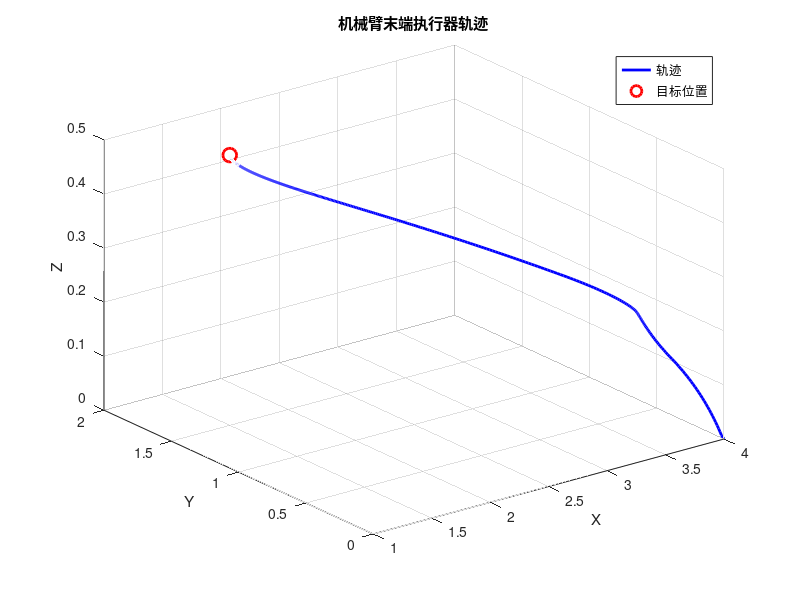

Write MATLAB code to recreate this figure.
% 机械臂微分运动学控制代码
clc;
clear;
% 机械臂参数
L1 = 1; % 第一段臂长
L2 = 1; % 第二段臂长
L3 = 1; % 第三段臂长
L4 = 1; % 第四段臂长

% 关节速度限制

vlimit = [1,1,1,1];

% PID控制器参数
Kp = 1;
Ki = 0;
Kd = 0;

% 初始关节角度
theta = [0; 0; 0; 0];

% 目标末端执行器位置和姿态
x_desired = 1.5;
y_desired = 1.5;
z_desired = 0.5;
roll_desired = 0;
yaw_desired = 0;
pitch_desired = 0;

% 初始误差积分
integral_error = [0; 0; 0];
prev_error = [0; 0; 0];

% 时间步长和仿真时间
dt = 0.01;
t_end = 10;
t = 0:dt:t_end;

% 初始化存储变量
x_traj = zeros(length(t), 1);
y_traj = zeros(length(t), 1);
z_traj = zeros(length(t), 1);
theta_traj = zeros(length(t), 4);

% 主循环
for i = 1:length(t)
    % 当前末端执行器位置
    x_current = L1*cos(theta(1)) + L2*cos(theta(1)+theta(2)) + (L3+ L4*cos(theta(4)))*cos(theta(1)+theta(2)+theta(3));
    y_current = L1*sin(theta(1)) + L2*sin(theta(1)+theta(2)) + (L3+ L4*cos(theta(4)))*sin(theta(1)+theta(2)+theta(3));
    z_current = L4*sin(theta(4)); 
    
    % 计算误差
    error = [x_desired - x_current; y_desired - y_current; z_desired - z_current];
    
    % PID控制
    integral_error = integral_error + error * dt;
    derivative_error = (error - prev_error) / dt;
    prev_error = error;
    
    % 计算期望速度
    v_desired = Kp * error + Ki * integral_error + Kd * derivative_error;
    
    % 计算雅可比矩阵
    J = [-L1*sin(theta(1)) - L2*sin(theta(1)+theta(2)) - L3*sin(theta(1)+theta(2)+theta(3)), ...
         -L2*sin(theta(1)+theta(2)) - L3*sin(theta(1)+theta(2)+theta(3)), ...
         -(L3+ L4*cos(theta(4)))*sin(theta(1)+theta(2)+theta(3)),...
         -L4*sin(theta(4))*cos(theta(1)+theta(2)+theta(3));
         L1*cos(theta(1)) + L2*cos(theta(1)+theta(2)) + L3*cos(theta(1)+theta(2)+theta(3)), ...
         L2*cos(theta(1)+theta(2)) + L3*cos(theta(1)+theta(2)+theta(3)), ...
         (L3+ L4*cos(theta(4)))*cos(theta(1)+theta(2)+theta(3)),...
         -L4*sin(theta(4))*sin(theta(1)+theta(2)+theta(3));
         0, 0, 0, L4*cos(theta(4))];
    
    % 计算关节速度
    theta_dot = pinv(J) * v_desired;

    for j=1:4
        theta_dot(j) = max(min(theta_dot(j),vlimit(j)),-vlimit(j));
    end
    
    % 更新关节角度
    theta = theta + theta_dot * dt;
    
    % 存储轨迹
    x_traj(i) = x_current;
    y_traj(i) = y_current;
    z_traj(i) = z_current;
    theta_traj(i, :) = theta;
end

% 可视化
figure;
plot3(x_traj, y_traj, z_traj, 'b', 'LineWidth', 2);
hold on;
plot3(x_desired, y_desired, z_desired, 'ro', 'MarkerSize', 10, 'LineWidth', 2);
xlabel('X');
ylabel('Y');
zlabel('Z');
title('机械臂末端执行器轨迹');
grid on;
legend('轨迹', '目标位置');
